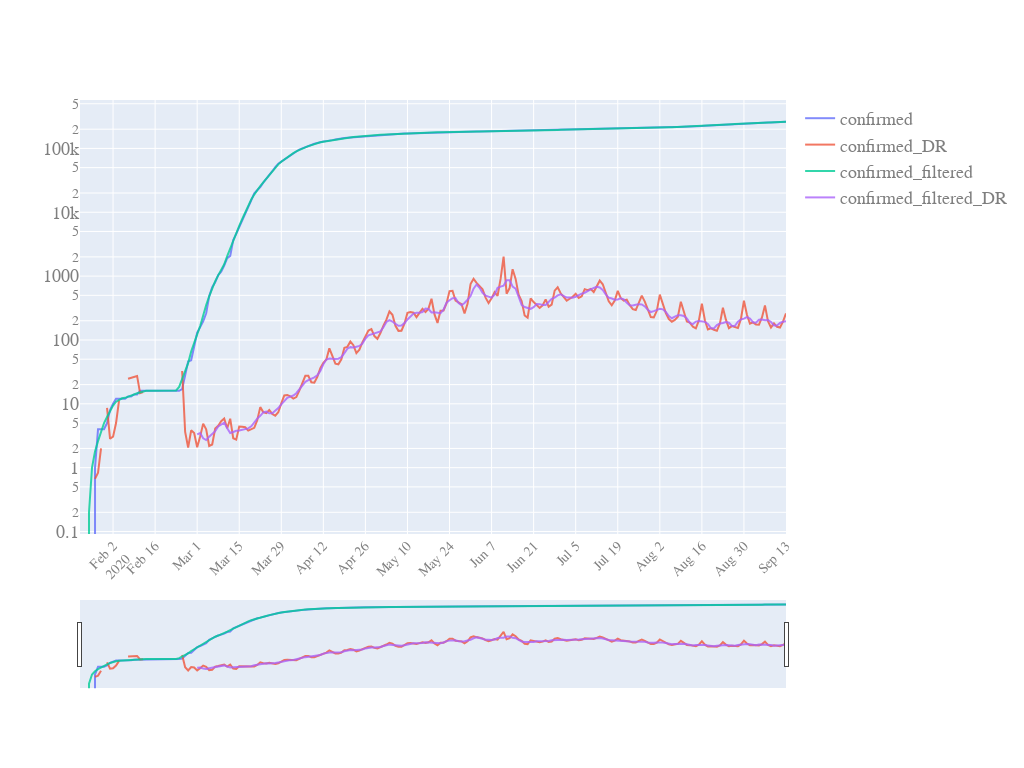

Notebook source saved alongside this figure:
### Code cell
quick_plot(pd_result_larg[pd_result_larg['country']=='Germany'].date,
           pd_result_larg[pd_result_larg['country']=='Germany'].iloc[:,[4,5,6,7]],
           y_scale='log',
           slider=True)

### Figure 1 — Plotly figure (JSON) as saved in the notebook; plotly's stock layout.template omitted (floating-point values rounded to 4 significant figures; data arrays with more than 128 entries replaced by an {"elided": "..."} marker saying what was removed)
{"data": [{"name": "confirmed", "opacity": 0.8, "type": "scatter", "x": {"elided": "236 str values"}, "y": {"elided": "236 int values"}}, {"name": "confirmed_DR", "opacity": 0.8, "type": "scatter", "x": {"elided": "236 str values"}, "y": {"elided": "236 float values"}}, {"name": "confirmed_filtered", "opacity": 0.8, "type": "scatter", "x": {"elided": "236 str values"}, "y": {"elided": "236 float values"}}, {"name": "confirmed_filtered_DR", "opacity": 0.8, "type": "scatter", "x": {"elided": "236 str values"}, "y": {"elided": "236 float values"}}], "layout": {"autosize": true, "font": {"color": "#7f7f7f", "family": "PT Sans, monospace", "size": 18}, "height": 768, "width": 1024, "xaxis": {"nticks": 20, "rangeslider": {"visible": true}, "tickangle": -45, "tickfont": {"color": "#7f7f7f", "size": 14}}, "yaxis": {"type": "log"}}}
